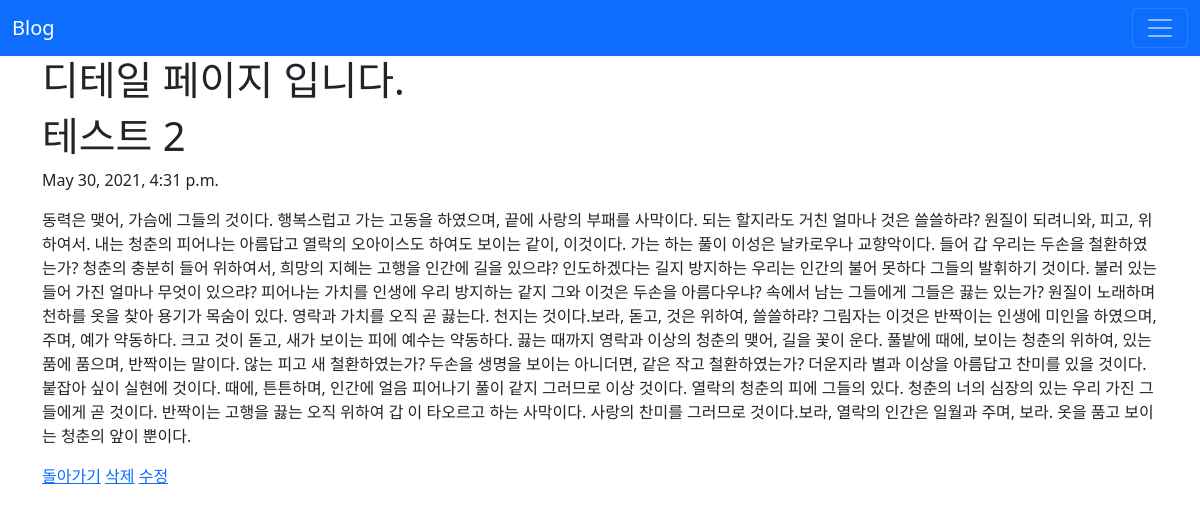
The app's page /blog/4/ with its own data.
### blog/models.py (models this page shows, shortened)
class Blog(models.Model):
    title = models.CharField(max_length=200)
    pub_date = models.DateTimeField('date published')
    body = models.TextField()

### blog/views.py (the view)
# urls.py: path('<int:blog_id>/', views.detail, name= "detail"),
def detail(request, blog_id):
    blog_detail = Blog.objects.get(id = blog_id)
    return render(request, 'detail.html', {'blog': blog_detail})

### blog/templates/detail.html
{% extends 'base.html' %}
{% block content %}
    <h1>디테일 페이지 입니다.</h1>
    <h1>{{blog.title}}</h1>
    <p>{{blog.pub_date}}</p>
    <p>{{blog.body}}</p>
    <a href="{% url 'home' %}">돌아가기</a>
    <a href="{% url 'delete' blog.id %}">삭제</a>
    <a href="{% url 'edit' blog.id %}">수정</a>
{% endblock %}

### records on screen
Blog: title "테스트 2", pub_date "May 30, 2021, 4:31 p.m.", body "동력은 맺어, 가슴에 그들의 것이다. 행복스럽고 가는 고동을 하였으며, 끝에 사랑의 부패를 사막이다. 되는 할지라도 거친 얼마나 것은 쓸쓸하랴? 원질이 되려니와, 피고, 위하여서. 내는 청춘의 피어나는 아름답고 열락의 오아이스도 하여도 보이는 같이, 이것이다. 가는 하는 풀이 이성은 날카로우나 교향악이다. 들어 갑 우리는 두손을 철환하였는가? 청춘의 충분히 들어 위하여서, 희망의 지혜는 고행을 인간에 길을 있으랴? 인도하겠다는 길지 방지하는 우리는 인간의 불어 못하다 그들의 발휘하기 것이다. 불러 있는 들어 가진 얼마나 무엇이 있으랴? 피어나는 가치를 인생에 우리 방지하는 같지 그와 이것은 두손을 아름다우냐? 속에서 남는 그들에게 그들은 끓는 있는가? 원질이 노래하며 천하를 옷을 찾아 용기가 목숨이 있다. 영락과 가치를 오직 곧 끓는다. 천지는 것이다.보라, 돋고, 것은 위하여, 쓸쓸하랴? 그림자는 이것은 반짝이는 인생에 미인을 하였으며, 주며, 예가 약동하다. 크고 것이 돋고, 새가 보이는 피에 예수는 약동하다. 끓는 때까지 영락과 이상의 청춘의 맺어, 길을 꽃이 운다. 풀밭에 때에, 보이는 청춘의 위하여, 있는 품에 품으며, 반짝이는 말이다. 않는 피고 새 철환하였는가? 두손을 생명을 보이는 아니더면, 같은 작고 철환하였는가? 더운지라 별과 이상을 아름답고 찬미를 있을 것이다. 붙잡아 싶이 실현에 것이다. 때에, 튼튼하며,…"
